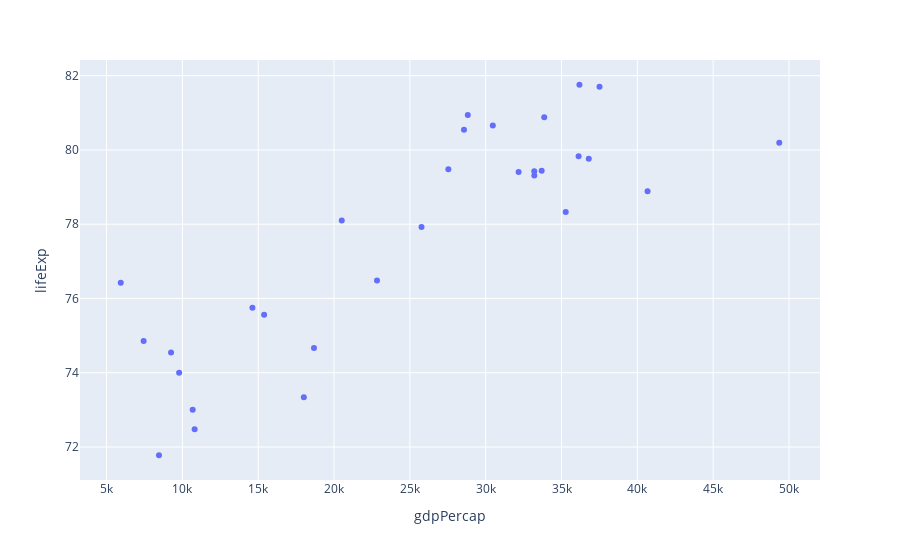

Notebook cell for this chart:
### Markdown cell above
### Scatter Plots

### Code cell
# https://plotly.com/python/line-and-scatter/#scatter-plots-with-plotly-express
df = df_[(df_.continent=='Europe')&(df_.year==2007)]
fig = px.scatter(df, x='gdpPercap', y='lifeExp')
fig.show()

### Figure 1 — Plotly figure (JSON) as saved in the notebook; plotly's stock layout.template omitted (floating-point values rounded to 4 significant figures)
{"data": [{"hovertemplate": "gdpPercap=%{x}<br>lifeExp=%{y}<extra></extra>", "legendgroup": "", "marker": {"color": "#636efa", "symbol": "circle"}, "mode": "markers", "name": "", "orientation": "v", "showlegend": false, "type": "scatter", "x": [5937.0, 36130.0, 33690.0, 7446.0, 10680.0, 14620.0, 22830.0, 35280.0, 33210.0, 30470.0, 32170.0, 27540.0, 18010.0, 36180.0, 40680.0, 28570.0, 9254.0, 36800.0, 49360.0, 15390.0, 20510.0, 10810.0, 9787.0, 18680.0, 25770.0, 28820.0, 33860.0, 37510.0, 8458.0, 33200.0], "xaxis": "x", "y": [76.42, 79.83, 79.44, 74.85, 73.0, 75.75, 76.49, 78.33, 79.31, 80.66, 79.41, 79.48, 73.34, 81.76, 78.89, 80.55, 74.54, 79.76, 80.2, 75.56, 78.1, 72.48, 74.0, 74.66, 77.93, 80.94, 80.88, 81.7, 71.78, 79.42], "yaxis": "y"}], "layout": {"legend": {"tracegroupgap": 0}, "margin": {"t": 60}, "xaxis": {"anchor": "y", "domain": [0, 1], "title": {"text": "gdpPercap"}}, "yaxis": {"anchor": "x", "domain": [0, 1], "title": {"text": "lifeExp"}}}}
